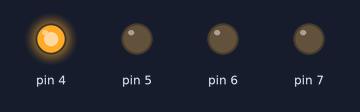
A sketch run on a simulated Arduino Uno, built with avr-gcc and run on an emulated ATmega328P. Shown: output pins drawn as LEDs (lit = HIGH).

Above: at 0.2 s.
At 1.2 s:
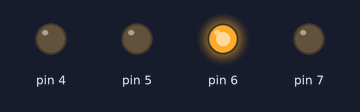
At 2.7 s:
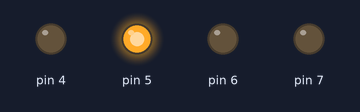
At 3.7 s:
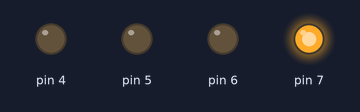
Timing chart, 0 to 4.6 s (numbered marks = the images above):
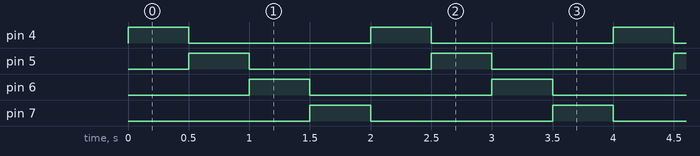

The sketch:

Part1_ex4.ino
```cpp
void setup() {
pinMode(4,OUTPUT);
pinMode(5,OUTPUT);
pinMode(6,OUTPUT);
pinMode(7,OUTPUT);
}

void loop() {
  for(int i=4; i<8; i++){
    digitalWrite(i,HIGH);
    delay(500);
    digitalWrite(i,LOW);
  }
}
```

Measured:
- by itself, pin 4–7: alternates HIGH for 0.50 s and LOW for 1.5 s
- by itself, everything shown: repeats every 2.0 s, in 5 steps
